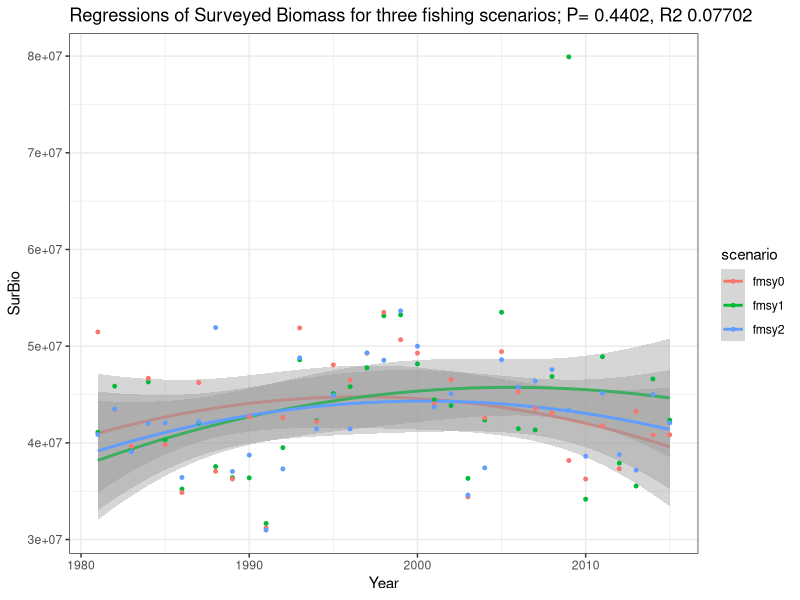

The R source for this figure: (Note: this script raises an error after producing the figure.)
library(tidyverse)
library(car)
library(cowplot)

####SURVYED BIOMASS######
read.csv("stats/indiseas/surveyed_biomass.csv")  -> surbio

surbio0<- lm(total_biomass_surveyed ~ poly(year, 2), data=surbio)
surbio1<- lm(total_biomass_surveyed ~ poly(year, 2) * scenario, data=surbio)
#surbio2<- lm(total_biomass_surveyed ~ poly(year, 3) * scenario, data=surbio)

anova(surbio0,surbio1)
##Insignificant difference between regressions

#Plotting regressions#
dat.a = data.frame(year= 1981:2015, scenario='fmsy0')
intervals.a <- predict(surbio1,newdata = dat.a,interval='confidence',
                       level=0.95)
data.frame(intervals.a) -> intervals.a
intervals.a%>% mutate(year = 1981:2015) %>% select(year, everything()) %>% mutate(scenario='fmsy0')-> intervals.a

dat.b = data.frame(year= 1981:2015, scenario='fmsy1')
intervals.b<- predict(surbio1, newdata = dat.b, interval='confidence', level=0.95)
data.frame(intervals.b) -> intervals.b
intervals.b%>% mutate(year = 1981:2015) %>% select(year, everything())%>% mutate(scenario='fmsy1') -> intervals.b
dat.c = data.frame(year= 1981:2015, scenario='fmsy2')
intervals.c<- predict(surbio1, newdata = dat.c, interval='confidence', level=0.95)
data.frame(intervals.c) -> intervals.c
intervals.c%>% mutate(year = 1981:2015) %>% select(year, everything()) %>% mutate(scenario='fmsy2') -> intervals.c

new_intervals_surbio<- rbind(intervals.a, intervals.b, intervals.c)
legend_test<-ggplot(new_intervals_surbio, aes(x =year, y = fit)) +
  theme_bw() +
  geom_line(aes(colour=scenario)) +
  geom_smooth(aes(ymin = lwr, ymax = upr, colour=scenario), stat = "identity") +
  geom_point(data = surbio, aes(x = year, y = total_biomass_surveyed, colour=scenario), size=1)+
  xlab("Year") +
  ylab("SurBio") +
  ggtitle("Regressions of Surveyed Biomass for three fishing scenarios; P= 0.4402, R2 0.07702")

#####PROPPRED SURVEYED#########
read.csv("stats/indiseas/proppred_surveyed.csv")  -> pred

pred0<- lm(proppred ~ poly(year, 4), data=pred)
pred1<- lm(proppred ~ poly(year, 4) * scenario, data=pred)
#pred2<- lm(proppred ~ poly(year, 5) * scenario, data=pred)

anova(pred0,pred1)
##Significant difference between regressions

#Plotting regressions#
dat.a = data.frame(year= 1981:2015, scenario='fmsy0')
intervals.a <- predict(pred1,newdata = dat.a,interval='confidence',
                       level=0.95)
data.frame(intervals.a) -> intervals.a
intervals.a%>% mutate(year = 1981:2015) %>% select(year, everything()) %>% mutate(scenario='fmsy0')-> intervals.a

dat.b = data.frame(year= 1981:2015, scenario='fmsy1')
intervals.b<- predict(pred1, newdata = dat.b, interval='confidence', level=0.95)
data.frame(intervals.b) -> intervals.b
intervals.b%>% mutate(year = 1981:2015) %>% select(year, everything())%>% mutate(scenario='fmsy1') -> intervals.b
dat.c = data.frame(year= 1981:2015, scenario='fmsy2')
intervals.c<- predict(pred1, newdata = dat.c, interval='confidence', level=0.95)
data.frame(intervals.c) -> intervals.c
intervals.c%>% mutate(year = 1981:2015) %>% select(year, everything()) %>% mutate(scenario='fmsy2') -> intervals.c

new_intervals_pred<- rbind(intervals.a, intervals.b, intervals.c)
ggplot(new_intervals_pred, aes(x =year, y = fit)) +
  theme_bw() +
  geom_line(aes(colour=scenario)) +
  geom_smooth(aes(ymin = lwr, ymax = upr, colour=scenario), stat = "identity") +
  geom_point(data = pred, aes(x = year, y = proppred, colour=scenario), size=1)+
  xlab("Year") +
  ylab("PropPred") +
  ggtitle("Regressions of Proportion of Predators for three fishing scenarios; P= < 2.2e-16, R2 0.9545", size=1)

#####MEAN LIFE SPAN#########
read.csv("stats/indiseas/mean_life_span.csv")  -> life_span

life0<- lm(mean_life_span ~ poly(year, 2), data=life_span)
life1<- lm(mean_life_span ~ poly(year, 2) * scenario, data=life_span)
#life2<- lm(mean_life_span ~ poly(year, 3) * scenario, data=life_span)

anova(life0,life1)
##Significant difference between regressions

#Plotting regressions#
dat.a = data.frame(year= 1981:2015, scenario='fmsy0')
intervals.a <- predict(life1,newdata = dat.a,interval='confidence',
                       level=0.95)
data.frame(intervals.a) -> intervals.a
intervals.a%>% mutate(year = 1981:2015) %>% select(year, everything()) %>% mutate(scenario='fmsy0')-> intervals.a

dat.b = data.frame(year= 1981:2015, scenario='fmsy1')
intervals.b<- predict(life1, newdata = dat.b, interval='confidence', level=0.95)
data.frame(intervals.b) -> intervals.b
intervals.b%>% mutate(year = 1981:2015) %>% select(year, everything())%>% mutate(scenario='fmsy1') -> intervals.b
dat.c = data.frame(year= 1981:2015, scenario='fmsy2')
intervals.c<- predict(life1, newdata = dat.c, interval='confidence', level=0.95)
data.frame(intervals.c) -> intervals.c
intervals.c%>% mutate(year = 1981:2015) %>% select(year, everything()) %>% mutate(scenario='fmsy2') -> intervals.c

new_intervals_life<- rbind(intervals.a, intervals.b, intervals.c)
ggplot(new_intervals_life, aes(x =year, y = fit)) +
  theme_bw() +
  geom_line(aes(colour=scenario)) +
  geom_smooth(aes(ymin = lwr, ymax = upr, colour=scenario), stat = "identity") +
  geom_point(data = life_span, aes(x = year, y = mean_life_span, colour=scenario), size=1)+
  xlab("Year") +
  ylab("Mean Life Span") +
  ggtitle("Regressions of Mean Life Span for three fishing scenarios; P= < 2.2e-16, R2 0.7016", size=1)

#####IVI Landings#########
read.csv("stats/indiseas/ivi_landings.csv")  -> ivi

ivi0<- lm(ivi_landings ~ poly(year, 2), data=ivi
          )
ivi1<- lm(ivi_landings ~ poly(year, 2) * scenario, data=ivi)
#ivi2<- lm(ivi_landings ~ poly(year, 3) * scenario, data=ivi)

anova(ivi0,ivi1)
##Significant difference between regressions

#Plotting regressions#
dat.a = data.frame(year= 1981:2015, scenario='fmsy05')
intervals.a <- predict(ivi1,newdata = dat.a,interval='confidence',
                       level=0.95)
data.frame(intervals.a) -> intervals.a
intervals.a%>% mutate(year = 1981:2015) %>% select(year, everything()) %>% mutate(scenario='fmsy05')-> intervals.a

dat.b = data.frame(year= 1981:2015, scenario='fmsy1')
intervals.b<- predict(ivi1, newdata = dat.b, interval='confidence', level=0.95)
data.frame(intervals.b) -> intervals.b
intervals.b%>% mutate(year = 1981:2015) %>% select(year, everything())%>% mutate(scenario='fmsy1') -> intervals.b
dat.c = data.frame(year= 1981:2015, scenario='fmsy2')
intervals.c<- predict(ivi1, newdata = dat.c, interval='confidence', level=0.95)
data.frame(intervals.c) -> intervals.c
intervals.c%>% mutate(year = 1981:2015) %>% select(year, everything()) %>% mutate(scenario='fmsy2') -> intervals.c

new_intervals_ivi<- rbind(intervals.a, intervals.b, intervals.c)
ggplot(new_intervals_ivi, aes(x =year, y = fit)) +
  theme_bw() +
  geom_line(aes(colour=scenario)) +
  geom_smooth(aes(ymin = lwr, ymax = upr, colour=scenario), stat = "identity") +
  geom_point(data = ivi, aes(x = year, y = ivi_landings, colour=scenario), size=1)+
  xlab("Year") +
  ylab("IVI Landings") +
  ggtitle("Regressions of IVI Landings for three fishing scenarios; P= 2.258e-08, R2 0.4051", size=1)

#ivi_test<- filter(ivi, scenario %in% c("fmsy05", "fmsy2"))
##When filtering out fmsy1 and comparing anova with and without scenario, there is no significant difference between fmsy2
#and fmsy05

###INVERSE PRESSURE#######
read.csv("stats/indiseas/inverse_pressure_nocapelin.csv")  -> invp

invp0<- lm(inversepressure ~ poly(year, 6), data=invp)
invp1<- lm(inversepressure ~ poly(year, 6) * scenario, data=invp)
#invp2<- lm(inversepressure ~ poly(year, 7) * scenario, data=invp)

anova(invp0,invp1)
##Significant difference between regressions

#Plotting regressions#
dat.a = data.frame(year= 1981:2015, scenario='fmsy05')
intervals.a <- predict(invp1,newdata = dat.a,interval='confidence',
                       level=0.95)
data.frame(intervals.a) -> intervals.a
intervals.a%>% mutate(year = 1981:2015) %>% select(year, everything()) %>% mutate(scenario='fmsy05')-> intervals.a

dat.b = data.frame(year= 1981:2015, scenario='fmsy1')
intervals.b<- predict(invp1, newdata = dat.b, interval='confidence', level=0.95)
data.frame(intervals.b) -> intervals.b
intervals.b%>% mutate(year = 1981:2015) %>% select(year, everything())%>% mutate(scenario='fmsy1') -> intervals.b
dat.c = data.frame(year= 1981:2015, scenario='fmsy2')
intervals.c<- predict(invp1, newdata = dat.c, interval='confidence', level=0.95)
data.frame(intervals.c) -> intervals.c
intervals.c%>% mutate(year = 1981:2015) %>% select(year, everything()) %>% mutate(scenario='fmsy2') -> intervals.c

new_intervals_invp_ncap<- rbind(intervals.a, intervals.b, intervals.c)
ggplot(new_intervals_invp_ncap, aes(x =year, y = fit)) +
  theme_bw() +
  geom_line(aes(colour=scenario)) +
  geom_smooth(aes(ymin = lwr, ymax = upr, colour=scenario), stat = "identity") +
  geom_point(data = invp, aes(x = year, y = inversepressure, colour=scenario), size=1)+
  xlab("Year") +
  ylab("Inverse Pressure") +
  ggtitle("Regressions of Inverse Fishing Pressure (no capelin) for three fishing scenarios; P= <2.2e-16, R2 0.6125")
#####INVERSE PRESSURE#####
read.csv("stats/indiseas/inverse_pressure.csv")  -> invp

invp0<- lm(inversepressure ~ poly(year, 2), data=invp)
invp1<- lm(inversepressure ~ poly(year, 2) * scenario, data=invp)
#invp2<- lm(inversepressure ~ poly(year, 3) * scenario, data=invp)

anova(invp0,invp1)
##Significant difference between regressions

#Plotting regressions#
dat.a = data.frame(year= 1981:2015, scenario='fmsy05')
intervals.a <- predict(invp1,newdata = dat.a,interval='confidence',
                       level=0.95)
data.frame(intervals.a) -> intervals.a
intervals.a%>% mutate(year = 1981:2015) %>% select(year, everything()) %>% mutate(scenario='fmsy05')-> intervals.a

dat.b = data.frame(year= 1981:2015, scenario='fmsy1')
intervals.b<- predict(invp1, newdata = dat.b, interval='confidence', level=0.95)
data.frame(intervals.b) -> intervals.b
intervals.b%>% mutate(year = 1981:2015) %>% select(year, everything())%>% mutate(scenario='fmsy1') -> intervals.b
dat.c = data.frame(year= 1981:2015, scenario='fmsy2')
intervals.c<- predict(invp1, newdata = dat.c, interval='confidence', level=0.95)
data.frame(intervals.c) -> intervals.c
intervals.c%>% mutate(year = 1981:2015) %>% select(year, everything()) %>% mutate(scenario='fmsy2') -> intervals.c

new_intervals_invp<- rbind(intervals.a, intervals.b, intervals.c)
ggplot(new_intervals_invp, aes(x =year, y = fit)) +
  theme_bw() +
  geom_line(aes(colour=scenario)) +
  geom_smooth(aes(ymin = lwr, ymax = upr, colour=scenario), stat = "identity") +
  geom_point(data = invp, aes(x = year, y = inversepressure, colour=scenario), size=1)+
  xlab("Year") +
  ylab("Inverse Pressure") +
  ggtitle("Regressions of Inverse Fishing Pressure for three fishing scenarios; P= <2.2e-16, R2 0.9996")

####TL LANDINGS######
read.csv("stats/indiseas/tl_landings.csv")  -> tll

tll0<- lm(trophic_level_landings ~ poly(year, 2), data=tll)
tll1<- lm(trophic_level_landings ~ poly(year, 2) * scenario, data=tll)
#tll2<- lm(trophic_level_landings ~ poly(year, 3) * scenario, data=tll)

anova(tll0,tll1)
##Significant difference between regressions

#Plotting regressions#
dat.a = data.frame(year= 1981:2015, scenario='fmsy05')
intervals.a <- predict(tll1,newdata = dat.a,interval='confidence',
                       level=0.95)
data.frame(intervals.a) -> intervals.a
intervals.a%>% mutate(year = 1981:2015) %>% select(year, everything()) %>% mutate(scenario='fmsy05')-> intervals.a

dat.b = data.frame(year= 1981:2015, scenario='fmsy1')
intervals.b<- predict(tll1, newdata = dat.b, interval='confidence', level=0.95)
data.frame(intervals.b) -> intervals.b
intervals.b%>% mutate(year = 1981:2015) %>% select(year, everything())%>% mutate(scenario='fmsy1') -> intervals.b
dat.c = data.frame(year= 1981:2015, scenario='fmsy2')
intervals.c<- predict(tll1, newdata = dat.c, interval='confidence', level=0.95)
data.frame(intervals.c) -> intervals.c
intervals.c%>% mutate(year = 1981:2015) %>% select(year, everything()) %>% mutate(scenario='fmsy2') -> intervals.c

new_intervals_tl<- rbind(intervals.a, intervals.b, intervals.c)
ggplot(new_intervals_tl, aes(x =year, y = fit)) +
  theme_bw() +
  geom_line(aes(colour=scenario)) +
  geom_smooth(aes(ymin = lwr, ymax = upr, colour=scenario), stat = "identity") +
  geom_point(data = tll, aes(x = year, y = trophic_level_landings, colour=scenario), size=1)+
  xlab("Year") +
  ylab("Trophic level") +
  ggtitle("Regressions of Trophic Level of Landings for three fishing scenarios; P= 3.58e-08, R2 0.399")+ 
  theme(plot.title = element_text(size = 10, face = "bold"))

####TL LANDINGS NO CAPELINE######
read.csv("stats/indiseas/tl_landings_nocapelin.csv")  -> tll

tll0<- lm(trophic_level_landings ~ poly(year, 6), data=tll)
tll1<- lm(trophic_level_landings ~ poly(year, 6) * scenario, data=tll)
#tll2<- lm(trophic_level_landings ~ poly(year, 7) * scenario, data=tll)

anova(tll0,tll1)
##Significant difference between regressions

#Plotting regressions#
dat.a = data.frame(year= 1981:2015, scenario='fmsy05')
intervals.a <- predict(tll1,newdata = dat.a,interval='confidence',
                       level=0.95)
data.frame(intervals.a) -> intervals.a
intervals.a%>% mutate(year = 1981:2015) %>% select(year, everything()) %>% mutate(scenario='fmsy05')-> intervals.a

dat.b = data.frame(year= 1981:2015, scenario='fmsy1')
intervals.b<- predict(tll1, newdata = dat.b, interval='confidence', level=0.95)
data.frame(intervals.b) -> intervals.b
intervals.b%>% mutate(year = 1981:2015) %>% select(year, everything())%>% mutate(scenario='fmsy1') -> intervals.b
dat.c = data.frame(year= 1981:2015, scenario='fmsy2')
intervals.c<- predict(tll1, newdata = dat.c, interval='confidence', level=0.95)
data.frame(intervals.c) -> intervals.c
intervals.c%>% mutate(year = 1981:2015) %>% select(year, everything()) %>% mutate(scenario='fmsy2') -> intervals.c

new_intervals_tl_ncap<- rbind(intervals.a, intervals.b, intervals.c)
legend_test2<- ggplot(new_intervals_tl_ncap, aes(x =year, y = fit)) +
  theme_bw() +
  geom_line(aes(colour=scenario)) +
  geom_smooth(aes(ymin = lwr, ymax = upr, colour=scenario), stat = "identity") +
  geom_point(data = tll, aes(x = year, y = trophic_level_landings, colour=scenario), size=1)+
  xlab("Year") +
  ylab("Trophic level") +
  ggtitle("Regressions of Trophic Level of Landings (no capelin) for three fishing scenarios; P= <2.2e-16, R2 0.9732")


##########PLOTS############
surbio_plot<- ggplot(new_intervals_surbio, aes(x =year, y = fit)) +
  theme_bw() +
  geom_line(aes(colour=scenario)) +
  geom_smooth(aes(ymin = lwr, ymax = upr, colour=scenario), stat = "identity") +
  geom_point(data = surbio, aes(x = year, y = total_biomass_surveyed, colour=scenario), size=1)+
  xlab("Year") +
  ylab("Surveyed Biomass")+ theme(legend.position="none")

tl_plot<- ggplot(new_intervals_tl, aes(x =year, y = fit)) +
  theme_bw() +
  geom_line(aes(colour=scenario)) +
  geom_smooth(aes(ymin = lwr, ymax = upr, colour=scenario), stat = "identity") +
  geom_point(data = tll, aes(x = year, y = trophic_level_landings, colour=scenario), size=1)+
  xlab("Year") +
  ylab("Trophic level")+ theme(legend.position="none")

life_plot<- ggplot(new_intervals_life, aes(x =year, y = fit)) +
  theme_bw() +
  geom_line(aes(colour=scenario)) +
  geom_smooth(aes(ymin = lwr, ymax = upr, colour=scenario), stat = "identity") +
  geom_point(data = life_span, aes(x = year, y = mean_life_span, colour=scenario), size=1)+
  xlab("Year") +
  ylab("Mean Life Span")+ theme(legend.position="none")

ivi_plot<- ggplot(new_intervals_ivi, aes(x =year, y = fit)) +
  theme_bw() +
  geom_line(aes(colour=scenario)) +
  geom_smooth(aes(ymin = lwr, ymax = upr, colour=scenario), stat = "identity") +
  geom_point(data = ivi, aes(x = year, y = ivi_landings, colour=scenario), size=1)+
  xlab("Year") +
  ylab("IVI Landings")+ theme(legend.position="none")

invp_plot<- ggplot(new_intervals_invp, aes(x =year, y = fit)) +
  theme_bw() +
  geom_line(aes(colour=scenario)) +
  geom_smooth(aes(ymin = lwr, ymax = upr, colour=scenario), stat = "identity") +
  geom_point(data = invp, aes(x = year, y = inversepressure, colour=scenario), size=1)+
  xlab("Year") +
  ylab("Inverse Pressure")+ theme(legend.position="none")
pred_plot<- ggplot(new_intervals_pred, aes(x =year, y = fit)) +
  theme_bw() +
  geom_line(aes(colour=scenario)) +
  geom_smooth(aes(ymin = lwr, ymax = upr, colour=scenario), stat = "identity") +
  geom_point(data = pred, aes(x = year, y = proppred, colour=scenario), size=1)+
  xlab("Year") +
  ylab("Proportion Predators")+ theme(legend.position="none")

legend<- get_legend(legend_test)
legend2<- get_legend(legend_test2)
prow<- plot_grid(life_plot, pred_plot, surbio_plot,labels = c("A", "B", "C"), align = "h", ncol=3)

prow_test<- plot_grid(prow, legend, rel_widths = c(3, .3))

prow2<- plot_grid(ivi_plot, invp_plot, labels = c("D", "E"), align = "h", ncol=2)

final<- plot_grid(prow2, legend2, rel_widths = c(3, .3))

plot_grid(prow_test, final, nrow=2)
